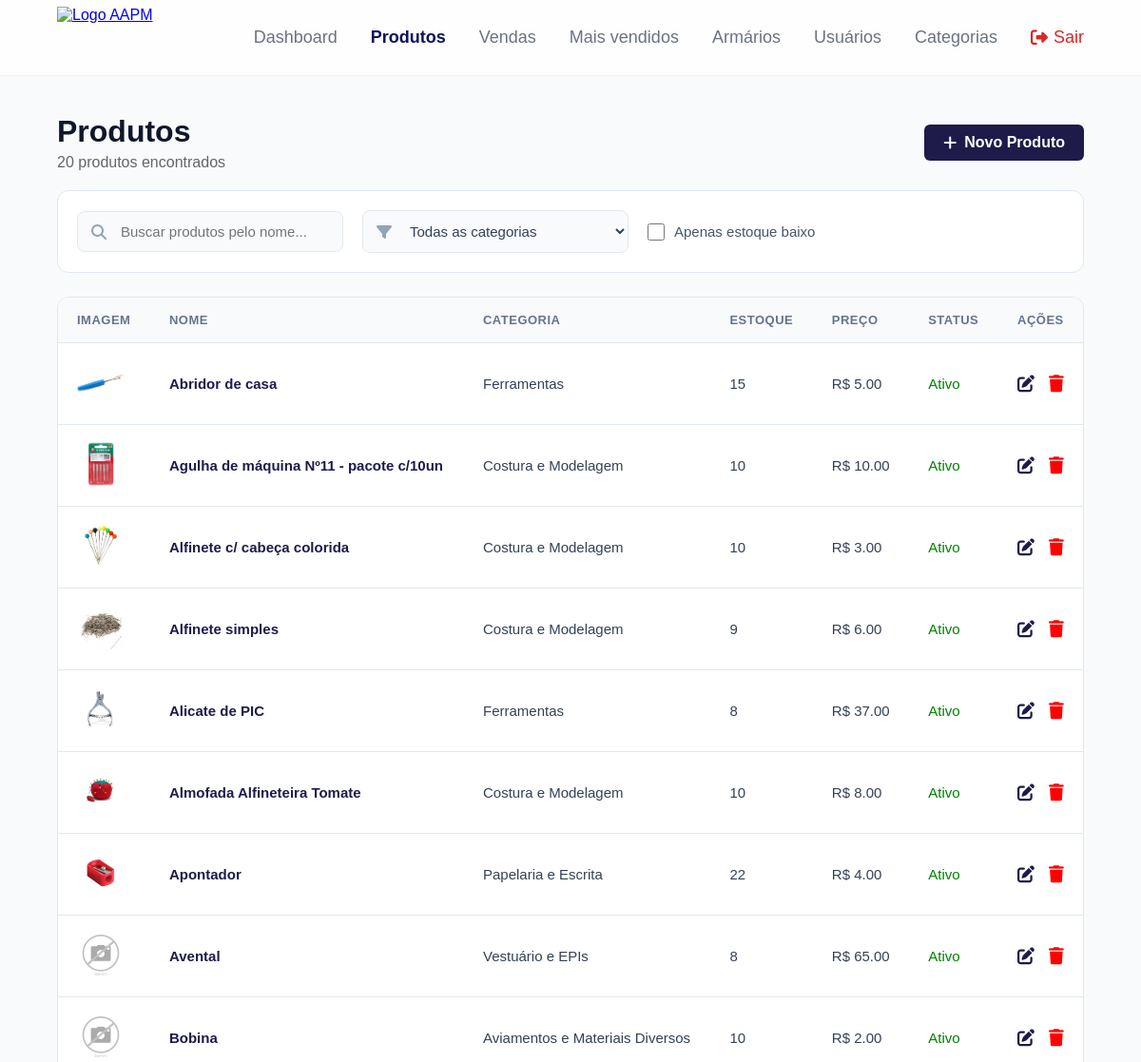
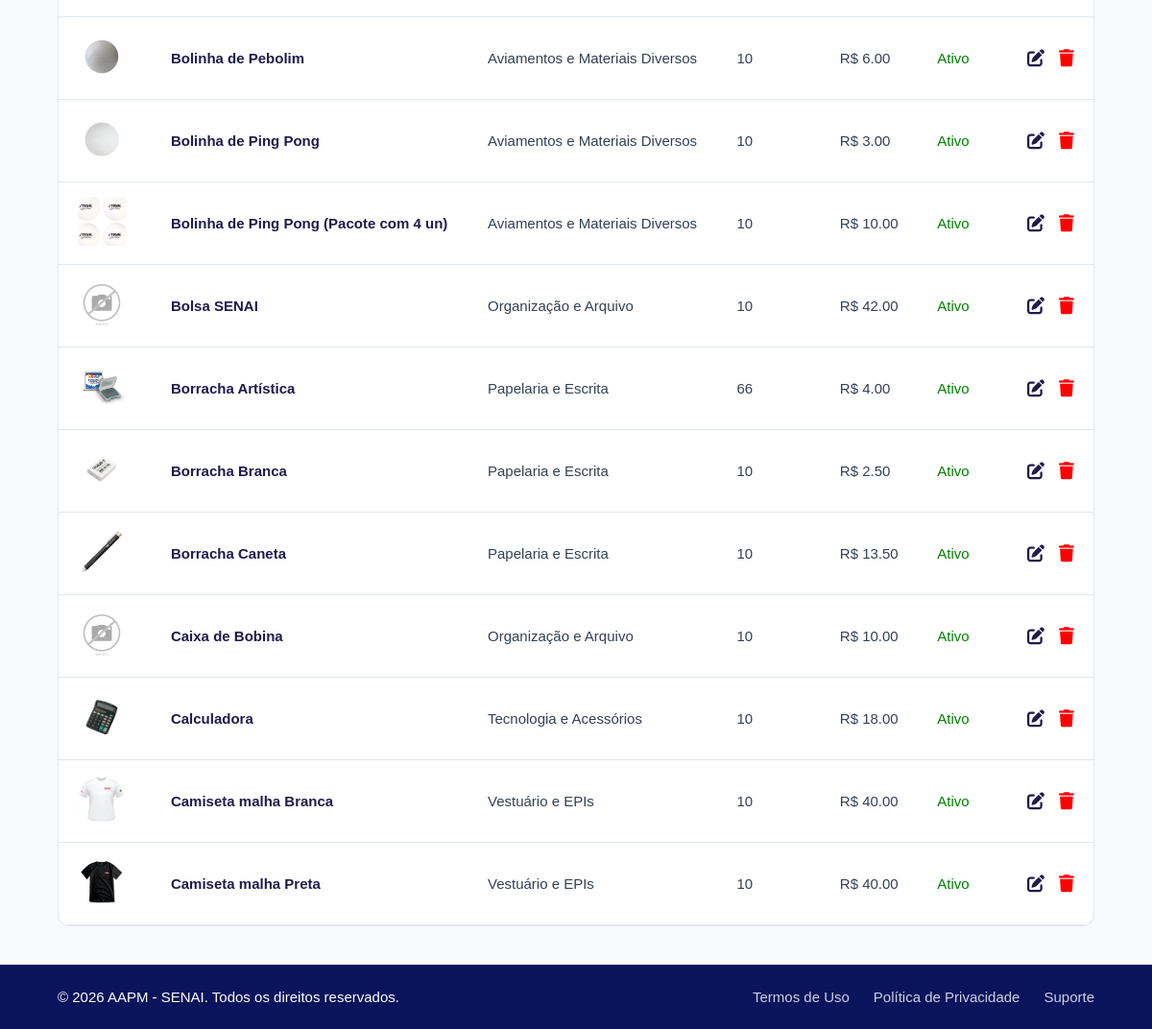
/produtos/ (signed in), run on the app's committed database (2 pictures, top to bottom).
### app/models/produtos.py (models this page shows, shortened)
class Produto(Base):
    __tablename__ = "produtos"
    id = Column(Integer, primary_key=True, index=True)
    nome = Column(String(200), unique=True, index=True)
    preco = Column(Integer)
    estoque_atual = Column(Integer, nullable=False, default=0)
    ativo = Column(Boolean, default=True)
    imagem_path = Column(String(255), nullable=True)
    categoria_id = Column(Integer, ForeignKey("categorias.id", ondelete="SET NULL"), nullable=True)
    categoria = relationship("Categoria", back_populates="produtos")

### app/models/categoria.py (models this page shows)
class Categoria(Base):
    __tablename__ = "categorias"
    id = Column(Integer, primary_key=True, index=True)
    nome = Column(String(100), unique=True, index=True, nullable=False)
    ativo = Column(Boolean, default=True)
    descricao = Column(String(255), nullable=True)
    produtos = relationship("Produto", back_populates="categoria", lazy="select")

### app/controllers/produto_controller.py (the view)
@router.get("/")
def listar_produtos(
    request: Request,
    busca: str = "",
    categoria_id: int = 0,       # 0 = todas as categorias
    db: Session = Depends(get_db),
    usuario = Depends(get_usuario_logado)
):
    query = db.query(Produto).filter(Produto.ativo == True)
    if busca:
        query = query.filter(Produto.nome.ilike(f"%{busca}%"))
    if categoria_id:
        query = query.filter(Produto.categoria_id == categoria_id)
    produtos    = query.order_by(Produto.nome).all()
    categorias  = db.query(Categoria).filter(Categoria.ativo == True).all()
    return templates.TemplateResponse(
        request,
        "produtos/index.html",
        {
            "request":      request,
            "usuario":      usuario,
            "produtos":     produtos,
            "categorias":   categorias,
            "busca":        busca,
            "categoria_id": categoria_id,
        }
    )

### app/templates/produtos/index.html (shortened to what this page needs)
<!DOCTYPE html>
<html lang="pt-br">
<head>
    <link rel="stylesheet" href="/static/css/produtos.css">
    <link rel="stylesheet" href="https://cdnjs.cloudflare.com/ajax/libs/font-awesome/6.5.2/css/all.min.css">
</head>
<body>
    <header>
        <nav class="navbar">
            <div class="logo">
                <a href="#">
                    <img src="/static/img/logo.png" alt="Logo AAPM">
                </a>
            </div>
            <ul class="menu">
                <li><a href="/">Dashboard</a></li>
                <li><a href="/produtos" class="active">Produtos</a></li>
                <a href="/pdv/historico">Vendas</a>
                <li><a href="/mais_vendidos">Mais vendidos</a></li>
                <li><a href="/armarios">Armários</a></li>
                {% if usuario.role == 'admin' %}
                <li><a href="/usuarios" class="nav-link">
                     Usuários
                </a></li>
                <li><a href="/categorias" class="nav-link">
                     Categorias
                </a></li>
                {% endif %}
                <li><a href="/auth/logout" class="btn-sair"><i class="fa-solid fa-right-from-bracket"></i> Sair</a></li>
            </ul>
        </nav>
    </header>
    <div class="produtos-container-main">
        <div class="header-produtos"
            style="display: flex; justify-content: space-between; align-items: center; width: 100%; margin-bottom: 20px;">
            <div>
                <h1 style="margin: 0; padding: 0;">Produtos</h1>
                <p id="contador-produtos" style="margin: 5px 0 0 0; color: #666;">{{ produtos|length }} produtos encontrados</p>
            </div>
            {% if usuario and (usuario.is_admin or usuario.role == "admin") %}
            <a href="/produtos/novo" class="btn-novo-produto"
                style="padding: 10px 20px; background-color: #1e1b4b; color: white; border: none; border-radius: 6px; cursor: pointer; font-weight: bold; display: inline-flex; align-items: center; gap: 8px; transition: background 0.2s; text-decoration: none;">
                <i class="fa-solid fa-plus"></i> Novo Produto
            </a>
            {% endif %}
        </div>
        <form method="GET" action="/produtos/" class="filtros-container" id="form-filtros">
            <div class="busca-wrapper">
                <i class="fa-solid fa-magnifying-glass icone-busca"></i>
                <input type="text" id="input-busca" placeholder="Buscar produtos pelo nome...">
            </div>
            <div class="select-wrapper">
                <i class="fa-solid fa-filter icone-filtro"></i>
                <select id="select-categoria">
                    <option value="">Todas as categorias</option>
                </select>
            </div>
            <label class="checkbox-wrapper">
                <input type="checkbox" id="check-estoque-baixo">
                <span>Apenas estoque baixo</span>
            </label>
        </form>
        <div class="tabela-container">
            <table class="tabela-produtos">
                <thead>
                    <tr>
                        <th>IMAGEM</th>
                        <th>NOME</th>
                        <th>CATEGORIA</th>
                        <th>ESTOQUE</th>
                        <th>PREÇO</th>
                        <th>STATUS</th>
                        <th style="text-align: center;">AÇÕES</th>
                    </tr>
                </thead>
                <tbody id="corpo-tabela">
                    {% for produto in produtos %}
                    <tr>
                        <td>
                            <img src="{{ produto.imagem_url or '/static/img/default.png' }}" alt="{{ produto.nome }}"
                                style="width: 50px; height: 50px; object-fit: cover; border-radius: 4px;">
                        </td>
                        <td>
                            <a href="/produtos/{{ produto.id }}"
                                style="color: #1e1b4b; text-decoration: none; font-weight: bold; hover: underline;">
                                {{ produto.nome }}
                            </a>
                        </td>
                        <td>{{ produto.categoria.nome }}</td>
                        <td>{{ produto.estoque_atual }}</td>
                        <td>R$ {{ "%.2f"|format(produto.preco) }}</td>
                        <td>
                            {% if produto.estoque_atual <= 5 %}
                            <span style="color: red; font-weight: bold;">Estoque Baixo</span>
                            {% else %}
                            <span style="color: green;">Ativo</span>
                            {% endif %}
                        </td>
                        <td style="text-align: center;">
                            <div style="display: inline-flex; align-items: center; justify-content: center; gap: 15px;">
                                {% if usuario and (usuario.is_admin or usuario.role == "admin") %}
                                <a href="/produtos/{{ produto.id }}/editar"
                                    style="color: #1e1b4b; text-decoration: none; font-size: 18px; display: inline-flex; align-items: center;">
                                    <i class="fa-solid fa-pen-to-square" title="Editar Produto"></i>
                                </a>
                                <form action="/produtos/{{ produto.id }}/desativar" method="POST"
                                    onsubmit="return confirm('Tem certeza que deseja desativar este produto?')"
                                    style="margin: 0; padding: 0; display: inline-flex; align-items: center;">
                                    <button type="submit"
                                        style="background: none; border: none; color: red; cursor: pointer; font-size: 18px; padding: 0; display: inline-flex; align-items: center;">
                                        <i class="fa-solid fa-trash" title="Desativar Produto"></i>
                                    </button>
                                </form>
                                {% else %}
                                <span style="color: #9ca3af; font-size: 0.9em; font-style: italic;">Sem permissão</span>
                                {% endif %}
                            </div>
                        </td>
                    </tr>
                    {% else %}
                    <tr>
                        <td colspan="7" style="text-align: center; color: #666; padding: 20px;">Nenhum produto cadastrado.</td>
                    </tr>
                    {% endfor %}
                </tbody>
            </table>
        </div>
    </div>
    <footer class="main-footer">
        <div class="footer-content">
            <p>&copy; 2026 AAPM - SENAI. Todos os direitos reservados.</p>
            <div class="footer-links">
                <a href="#">Termos de Uso</a>
                <a href="#">Política de Privacidade</a>
                <a href="#">Suporte</a>
            </div>
        </div>
    </footer
    <script src="/static/javascript/produtos.js"></script>
</body>
</html>

### app/static/css/produtos.css (style rules this page uses)
* { margin: 0; padding: 0; box-sizing: border-box; }
body { font-family: Arial, sans-serif; min-height: 100vh; display: flex; flex-direction: column; background-color: #f8fafc; }
.navbar { width: 100%; height: 80px; background-color: rgba(255, 255, 255, 0.8); backdrop-filter: blur(10px); -webkit-backdrop-filter: blur(10px); display: flex; justify-content: space-between; align-items: center; padding: 0 60px; position: relative; z-index: 10; border-bottom: 1px solid rgba(0, 0, 0, 0.05); }
.logo img { height: 65px; width: auto; display: block; }
.menu { display: flex; gap: 35px; list-style: none; }
.menu a { text-decoration: none; color: #6b7280; font-size: 18px; transition: 0.3s; }
.menu a:hover, .menu a.active { color: #09145c; font-weight: bold; }
.produtos-container-main { flex: 1; padding: 40px 60px; max-width: 1600px; width: 100%; margin: 0 auto; }
.header-produtos h1 { font-size: 32px; color: #0f172a; font-weight: 700; }
.filtros-container { background: white; padding: 20px; border-radius: 12px; display: flex; align-items: center; gap: 20px; border: 1px solid #e2e8f0; margin-bottom: 25px; flex-wrap: wrap; }
.busca-wrapper, .select-wrapper { position: relative; display: flex; align-items: center; }
.icone-busca, .icone-filtro { position: absolute; left: 15px; color: #94a3b8; font-size: 16px; }
.filtros-container input[type="text"], .filtros-container select { padding: 12px 15px 12px 45px; border: 1px solid #e2e8f0; border-radius: 8px; font-size: 15px; color: #334155; width: 280px; outline: none; background-color: #f8fafc; }
.checkbox-wrapper { display: flex; align-items: center; gap: 10px; cursor: pointer; font-size: 15px; color: #475569; }
.checkbox-wrapper input { width: 18px; height: 18px; cursor: pointer; }
.tabela-container { background: white; border-radius: 12px; overflow: hidden; border: 1px solid #e2e8f0; }
.tabela-produtos { width: 100%; border-collapse: collapse; text-align: left; font-size: 15px; }
.tabela-produtos th { background-color: #f8fafc; color: #64748b; font-weight: bold; padding: 16px 20px; font-size: 13px; letter-spacing: 0.5px; border-bottom: 1px solid #e2e8f0; }
.tabela-produtos td { padding: 16px 20px; border-bottom: 1px solid #e2e8f0; color: #334155; vertical-align: middle; }
.main-footer { width: 100%; background-color: #09145c; padding: 25px 60px; margin-top: auto; }
.footer-content { display: flex; justify-content: space-between; align-items: center; }
.footer-content p { font-size: 15px; color: #ffffff; }
.footer-links { display: flex; gap: 25px; }
.footer-links a { color: rgba(255, 255, 255, 0.8); text-decoration: none; font-size: 15px; }
.menu a.btn-sair { color: #dc2626; display: flex; align-items: center; gap: 6px; font-weight: 500; }

### data on the page
Produto: imagem_path (picture), nome "Abridor de casa", categoria.nome "Ferramentas", estoque_atual "15", preco "5.00", shows "Ativo"
Produto: imagem_path (picture), nome "Agulha de máquina Nº11 - pacote c/10un", categoria.nome "Costura e Modelagem", estoque_atual "10", preco "10.00", shows "Ativo"
Produto: imagem_path (picture), nome "Alfinete c/ cabeça colorida", categoria.nome "Costura e Modelagem", estoque_atual "10", preco "3.00", shows "Ativo"
Produto: imagem_path (picture), nome "Alfinete simples", categoria.nome "Costura e Modelagem", estoque_atual "9", preco "6.00", shows "Ativo"
Produto: imagem_path (picture), nome "Alicate de PIC", categoria.nome "Ferramentas", estoque_atual "8", preco "37.00", shows "Ativo"
Produto: imagem_path (picture), nome "Almofada Alfineteira Tomate", categoria.nome "Costura e Modelagem", estoque_atual "10", preco "8.00", shows "Ativo"
Produto: imagem_path (picture), nome "Apontador", categoria.nome "Papelaria e Escrita", estoque_atual "22", preco "4.00", shows "Ativo"
Produto: nome "Avental", categoria.nome "Vestuário e EPIs", estoque_atual "8", preco "65.00", shows "Ativo"
Produto: nome "Bobina", categoria.nome "Aviamentos e Materiais Diversos", estoque_atual "10", preco "2.00", shows "Ativo"
Produto: imagem_path (picture), nome "Bolinha de Pebolim", categoria.nome "Aviamentos e Materiais Diversos", estoque_atual "10", preco "6.00", shows "Ativo"
Produto: imagem_path (picture), nome "Bolinha de Ping Pong", categoria.nome "Aviamentos e Materiais Diversos", estoque_atual "10", preco "3.00", shows "Ativo"
Produto: imagem_path (picture), nome "Bolinha de Ping Pong (Pacote com 4 un)", categoria.nome "Aviamentos e Materiais Diversos", estoque_atual "10", preco "10.00", shows "Ativo"
Produto: nome "Bolsa SENAI", categoria.nome "Organização e Arquivo", estoque_atual "10", preco "42.00", shows "Ativo"
Produto: imagem_path (picture), nome "Borracha Artística", categoria.nome "Papelaria e Escrita", estoque_atual "66", preco "4.00", shows "Ativo"
Produto: imagem_path (picture), nome "Borracha Branca", categoria.nome "Papelaria e Escrita", estoque_atual "10", preco "2.50", shows "Ativo"
Produto: imagem_path (picture), nome "Borracha Caneta", categoria.nome "Papelaria e Escrita", estoque_atual "10", preco "13.50", shows "Ativo"
Produto: nome "Caixa de Bobina", categoria.nome "Organização e Arquivo", estoque_atual "10", preco "10.00", shows "Ativo"
Produto: imagem_path (picture), nome "Calculadora", categoria.nome "Tecnologia e Acessórios", estoque_atual "10", preco "18.00", shows "Ativo"
Produto: imagem_path (picture), nome "Camiseta malha Branca", categoria.nome "Vestuário e EPIs", estoque_atual "10", preco "40.00", shows "Ativo"
Produto: imagem_path (picture), nome "Camiseta malha Preta", categoria.nome "Vestuário e EPIs", estoque_atual "10", preco "40.00", shows "Ativo"

### other printed values
{{ produtos|length }} "20"
